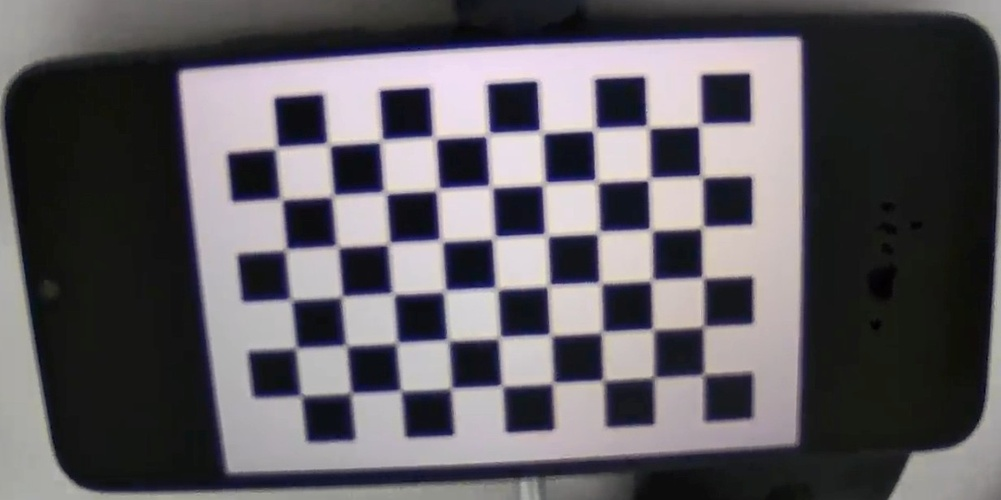
#> input picture UTEC/COMPUTER_VISION/CALIBRAR_IMAGEM/img_calibrar_camera_weg/3831ac803c5c 10.1.79.41_2025-08-1_15-49-58-3609.jpeg, 1001 x 500 px, shrunk from 1232 x 615 before the run; its folder holds 5 pictures in this run
$ python 1_calibrar_camera.py
#> lines starting #> are read from the running program, lines starting #| are printed output that depends on the picture; after the words box and inside, x2 and y2 are one past the last pixel; in counts of white or black regions, pixels touching at a corner belong together
# ---------------------------------------------------------------------------------------------
# UTEC - Pós Graduação em Robótica e Inteligência Artificial
# Disciplina: Visão Computacional
# Aluno: Alexandre Ferreira e Silva
# TAREFA 2 - CALIBRAÇÃO DE IMAGEM
# ---------------------------------------------------------------------------------------------

import cv2
import numpy as np
import glob
import os

os.system('cls') # limpar console

# Parâmetros do tabuleiro de xadrez
chessboard_size = (9,6)  # Número de cantos internos no tabuleiro (largura x altura)

# Preparar pontos do objeto 3D
objp = np.zeros((np.prod(chessboard_size), 3), dtype=np.float32)
objp[:, :2] = np.indices(chessboard_size).T.reshape(-1, 2)

# Listas para armazenar pontos do objeto 3D e pontos da imagem 2D
object_points = []
image_points = []

BASE_DIR = 'C:\\projetos\\mestrado-unifesp\\UTEC\\COMPUTER_VISION\\CALIBRAR_IMAGEM\\img_calibrar_camera_weg\\'
list_of_image_files = glob.glob(BASE_DIR + '*.jpeg')

if len(list_of_image_files) == 0:
    raise Exception('ERROR - VERIFIQUE O CAMINHO DAS IMAGENS E EXTENSAO DOS ARQUIVOS')

# Carregar e processar cada imagem
for image_file in list_of_image_files:
    image = cv2.imread(image_file)
#> image is the input picture: shape (500, 1001, 3); mean B, G, R 96.5, 91.5, 94.9
    gray = cv2.cvtColor(image, cv2.COLOR_BGR2GRAY)
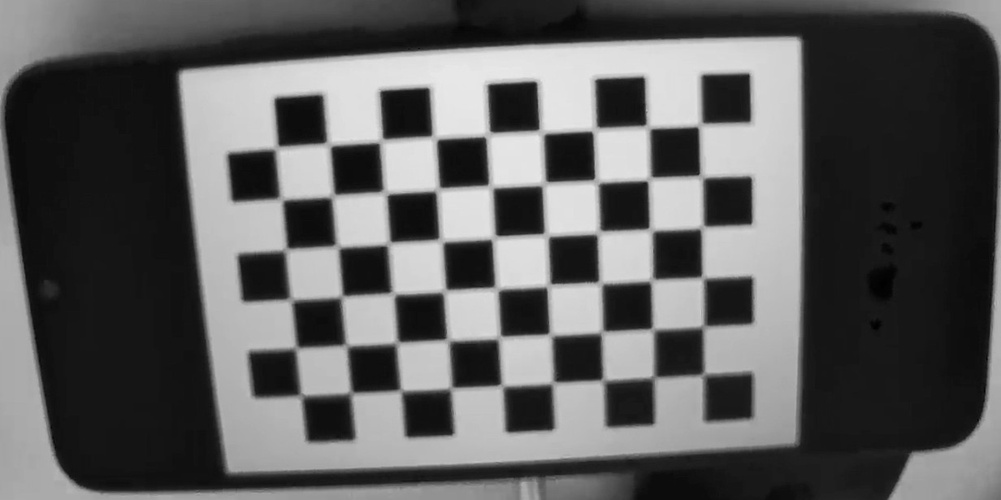
#> gray: shape (500, 1001); min 0, max 233, mean 93.1

    # Detectar cantos do tabuleiro de xadrez
    ret, corners = cv2.findChessboardCorners(gray, chessboard_size, None)
#> ret = True; corners = 54 rows, first 8: [704, 374], [654, 377], [603.5, 379.5], [553, 383], [502, 385.5], [450.5, 388], [401, 390.5], [351.5, 393]
    print('ret', ret)
#| ret True

    # Se os cantos forem encontrados, adicione os pontos do objeto e da imagem
    if ret:
        object_points.append(objp)
        image_points.append(corners)

        # Desenhar e exibir os cantos
        cv2.drawChessboardCorners(image, chessboard_size, corners, ret)
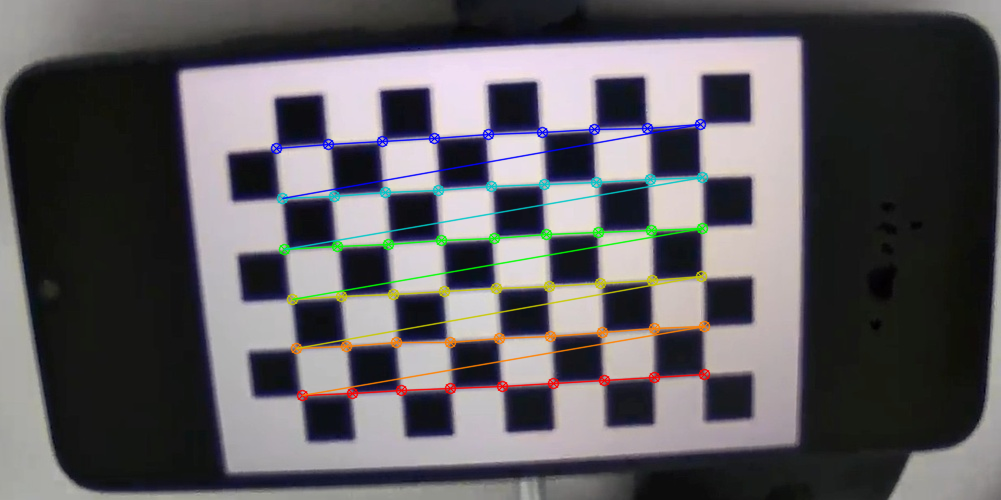
#> image: shape (500, 1001, 3); 3.56% of pixels changed, all inside (x1, y1, x2, y2) = (270, 118, 711, 402)
        cv2.imshow('Imagem', image)
        cv2.waitKey(0)
        cv2.destroyAllWindows()
#> pass 2 of the loop `for image_file in list_of_image_files:`:
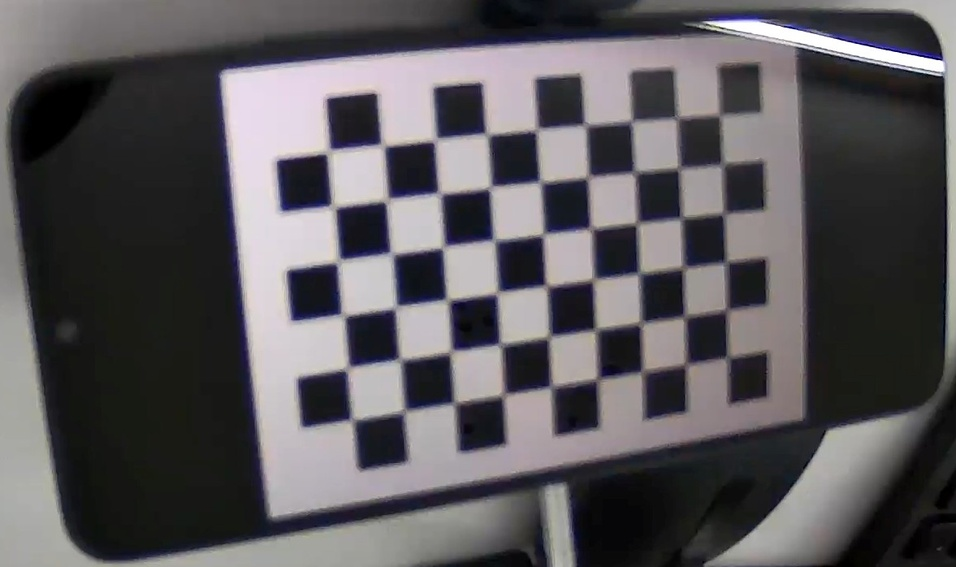
#> input picture UTEC/COMPUTER_VISION/CALIBRAR_IMAGEM/img_calibrar_camera_weg/3831ac803c5c 10.1.79.41_2025-08-1_15-50-11-3602.jpeg, 956 x 567 px, shrunk from 1177 x 698 before the run
#> image is the input picture: shape (567, 956, 3); mean B, G, R 91.5, 88.2, 91
#> `gray = cv2.cvtColor(image, cv2.COLOR_BGR2GRAY)`:
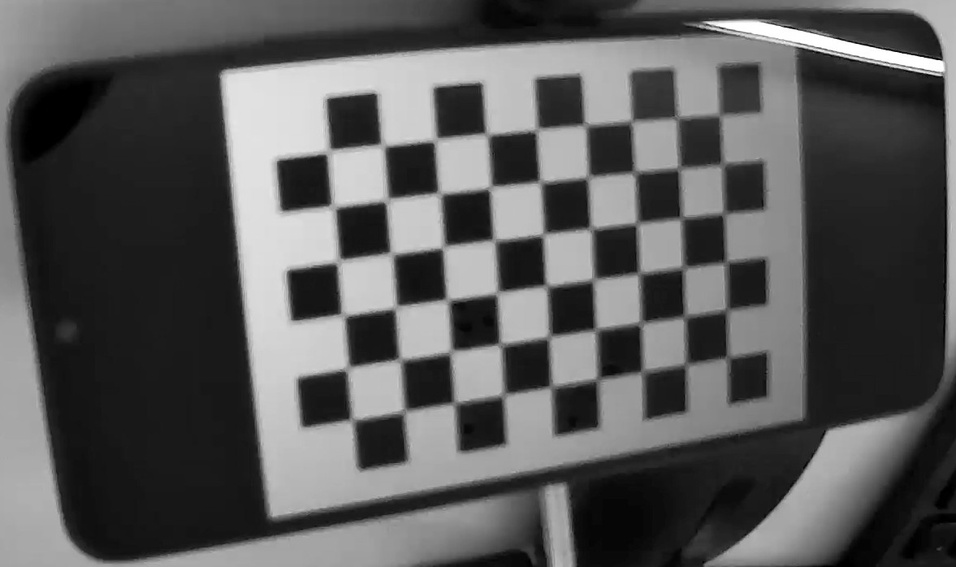
#> gray: shape (567, 956); min 0, max 255, mean 89.4
#> corners = 54 rows, first 8: [728.5, 357.5], [686, 364.5], [642.5, 371], [598.5, 379.5], [552, 386.5], [503.5, 395], [454.5, 402.5], [405, 411.5]
#| ret True
#> `cv2.drawChessboardCorners(image, chessboard_size, corners, ret)`:
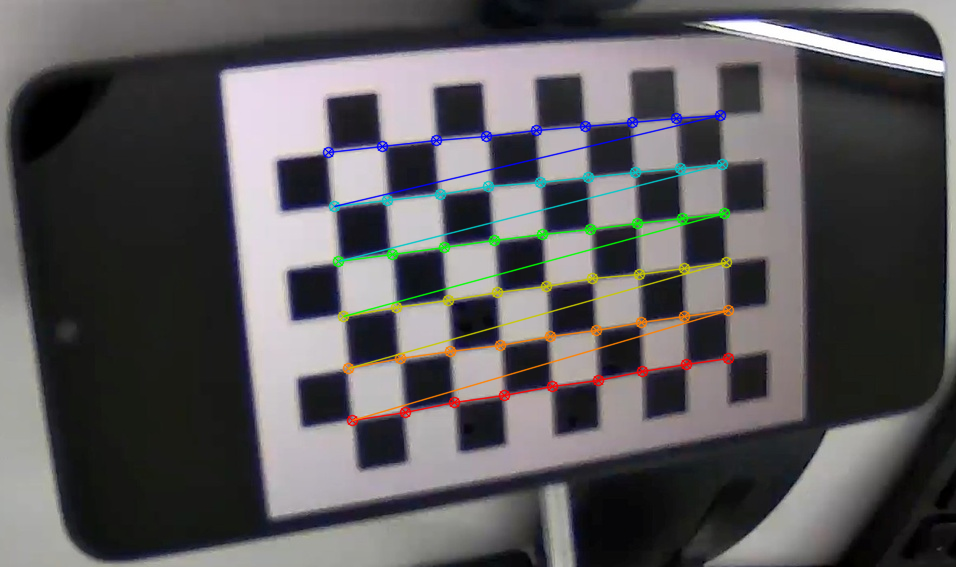
#> image: shape (567, 956, 3); 3.11% of pixels changed, all inside (x1, y1, x2, y2) = (322, 109, 735, 427)
#> pass 3 of the loop `for image_file in list_of_image_files:`:
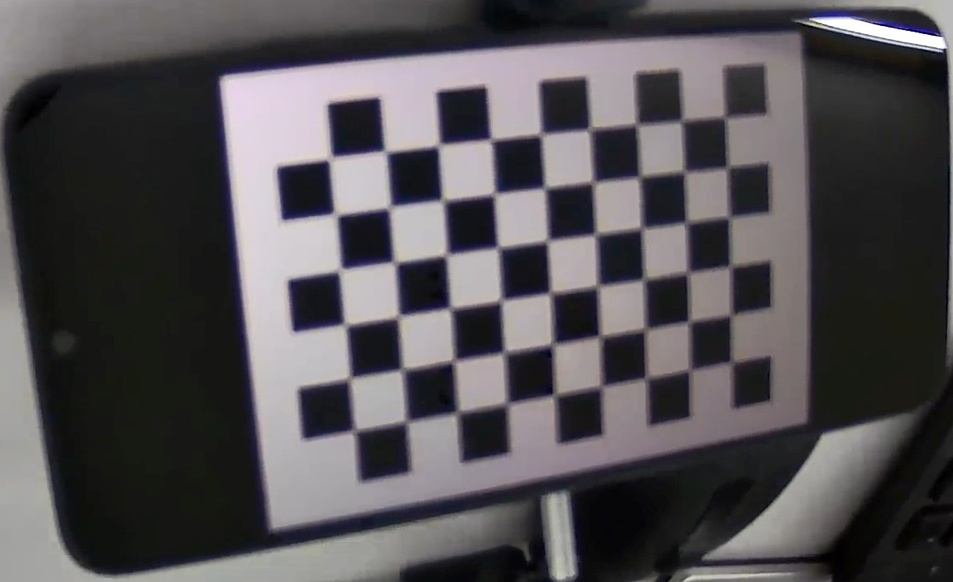
#> input picture UTEC/COMPUTER_VISION/CALIBRAR_IMAGEM/img_calibrar_camera_weg/3831ac803c5c 10.1.79.41_2025-08-1_15-50-3-6096.jpeg, 953 x 582 px, shrunk from 1173 x 717 before the run
#> image is the input picture: shape (582, 953, 3); mean B, G, R 83.9, 80.7, 83.7
#> gray: shape (582, 953)
#> corners = 54 rows, first 8: [731.5, 362.5], [690.5, 370], [647, 377.5], [601.5, 386.5], [555, 395], [509.2, 405], [457.5, 412.5], [406.5, 422]
#| ret True
#> `cv2.drawChessboardCorners(image, chessboard_size, corners, ret)`:
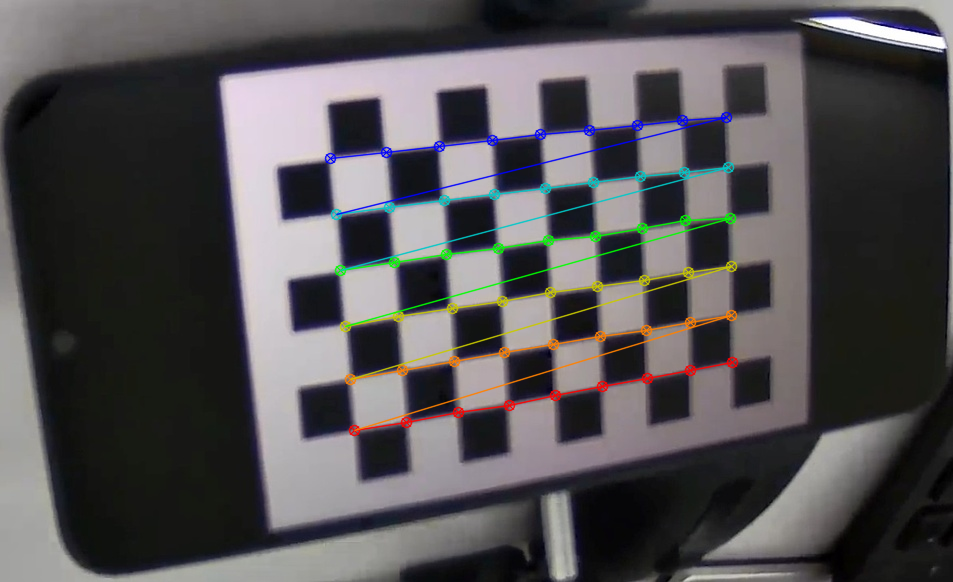
#> image: shape (582, 953, 3); 3.06% of pixels changed, all inside (x1, y1, x2, y2) = (324, 111, 739, 437)
#> the loop made 5 passes; the first 3 are shown

cv2.destroyAllWindows()

# Calibrar a câmera
ret, K, dist, rvecs, tvecs = cv2.calibrateCamera(
    object_points, image_points, gray.shape[::-1], None, None
)

print("\n===== MATRIZ INTRÍNSECA =====")
print(K)

print("\n===== COEFICIENTES DE DISTORÇÃO =====")
print(dist)

print("\n===== VETORES EXTRÍNSECOS =====")
print("Rotação:")
print(rvecs)

print("\nTranslação:")
print(tvecs)

print("\n===== ERRO DE REPROJEÇÃO =====")
print(ret)

# salvar matrizes de calibração
np.savez('B.npz', K, dist)

# Carregar uma imagem de teste
FOTO = '3831ac803c5c 10.1.79.41_2025-08-1_15-51-2-5667.jpeg'
test_image = cv2.imread(BASE_DIR + FOTO)
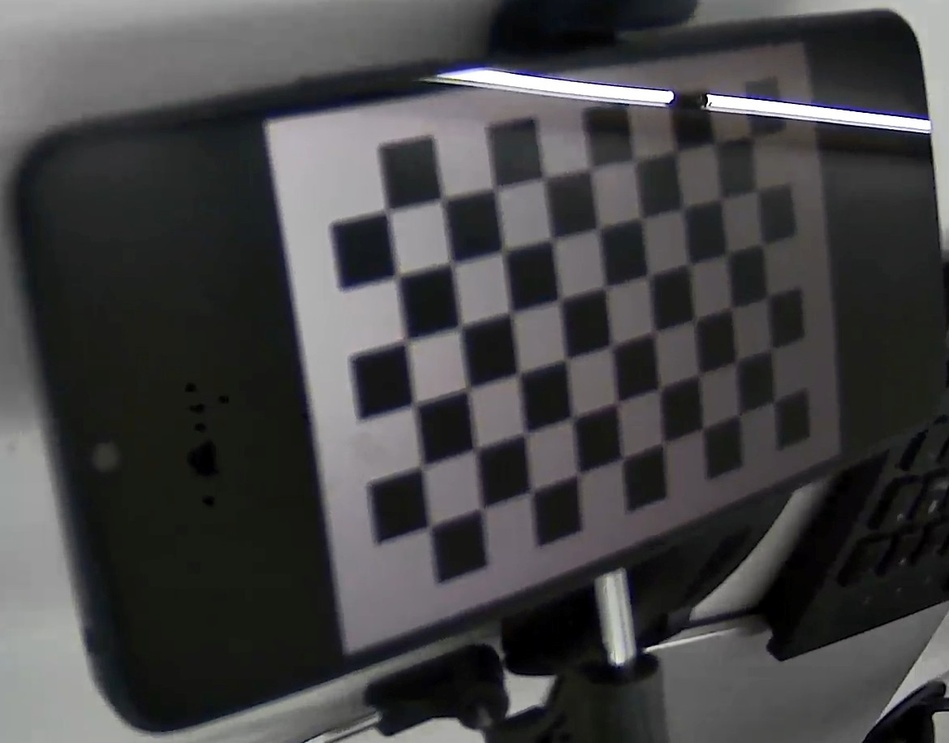
#> input picture UTEC/COMPUTER_VISION/CALIBRAR_IMAGEM/img_calibrar_camera_weg/3831ac803c5c 10.1.79.41_2025-08-1_15-51-2-5667.jpeg, 949 x 743 px, shrunk from 1169 x 915 before the run, found by its file name
#> test_image is the input picture: shape (743, 949, 3); mean B, G, R 68.9, 67.9, 68.4

# Corrigir a distorção da imagem
undistorted_image = cv2.undistort(test_image, K, dist, None, K)
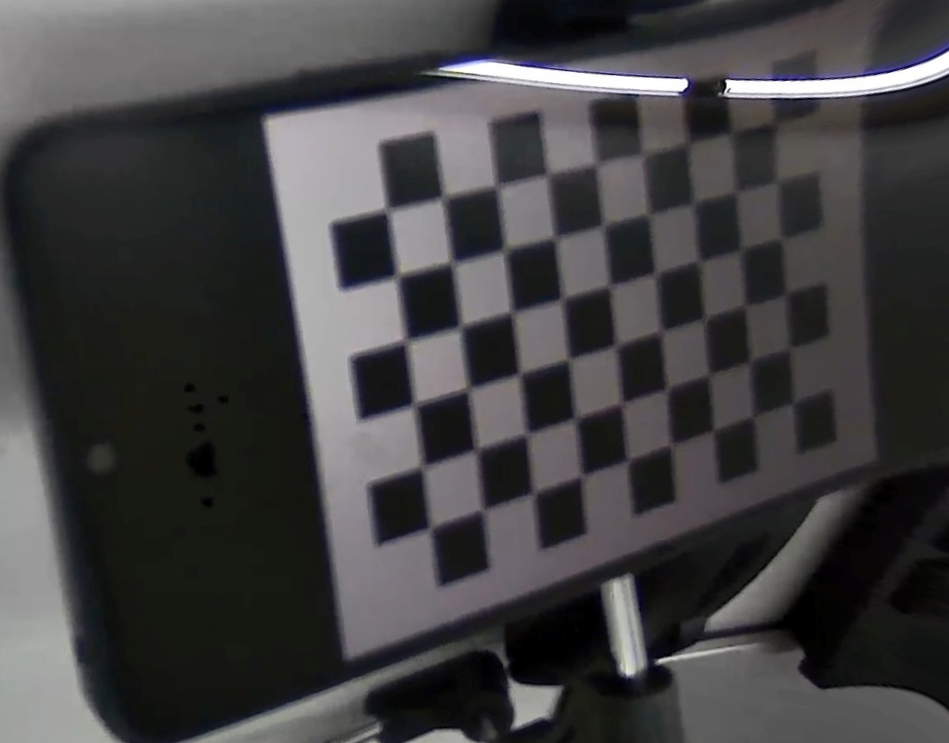
#> undistorted_image: shape (743, 949, 3); mean B, G, R 66.4, 65.3, 66

cv2.imwrite(BASE_DIR + 'CORRIGIDO_' + FOTO, undistorted_image)

# Exibir a imagem original e a imagem corrigida lado a lado
combined_image = np.hstack((test_image, undistorted_image))
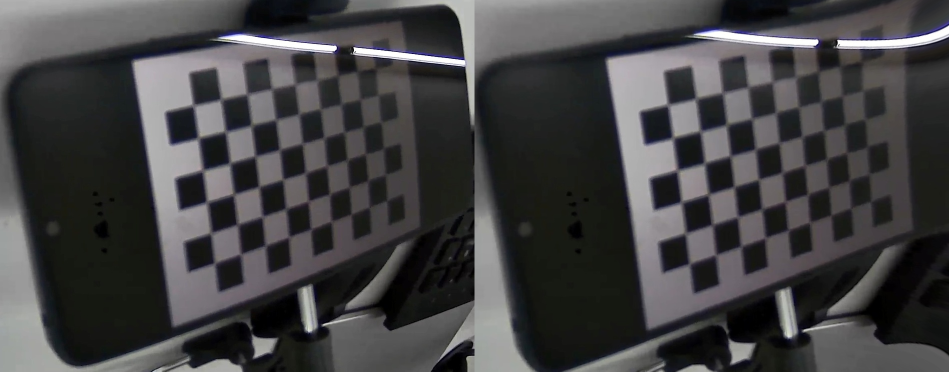
#> combined_image: shape (743, 1898, 3) (shown at 1/2 size); mean B, G, R 67.7, 66.6, 67.2
cv2.imshow('Original vs Undistorted', combined_image)
cv2.waitKey(0)
cv2.destroyAllWindows()
